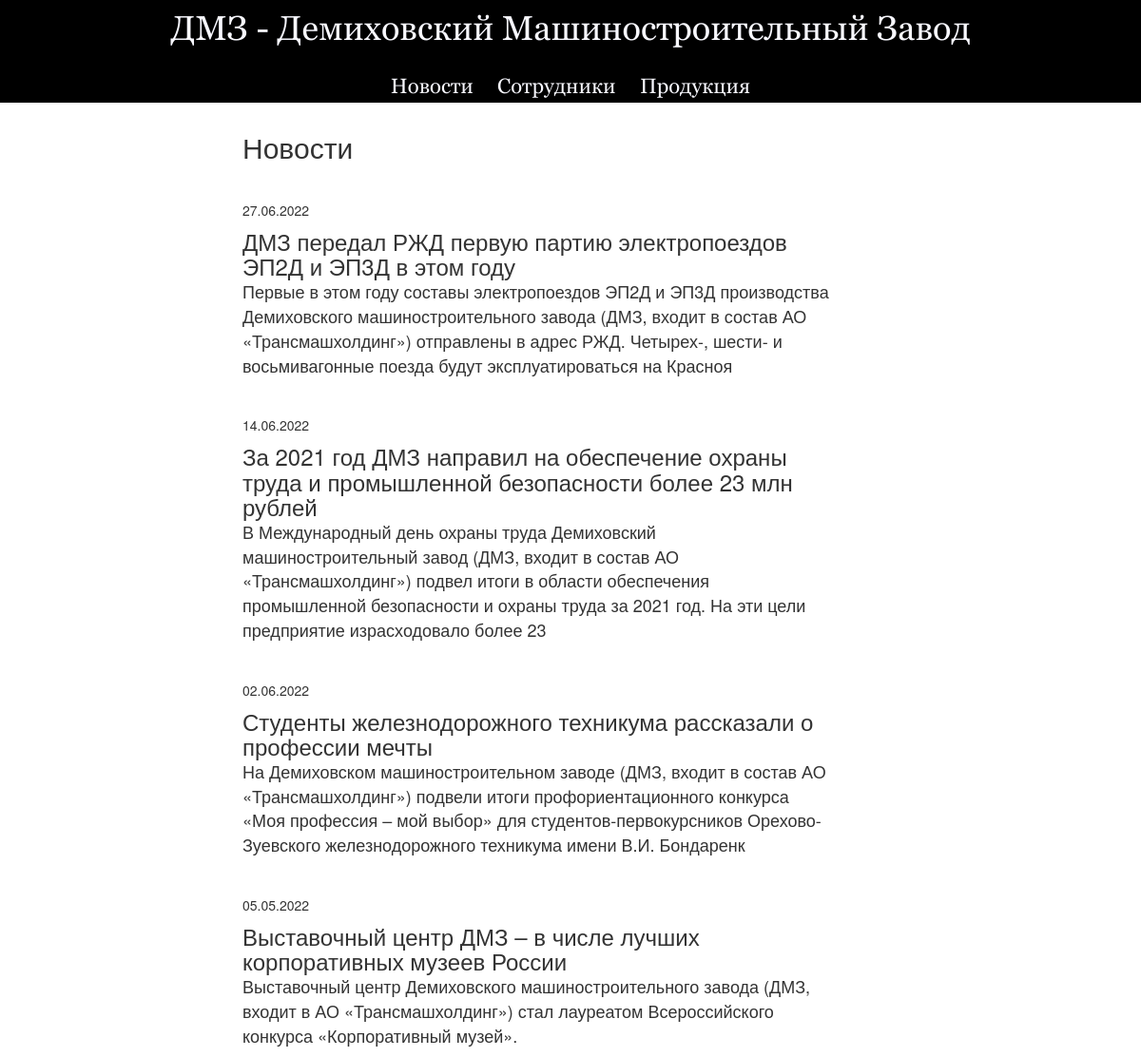
Page /catalog/ on the committed database.
### catalog/models.py (models this page shows, shortened)
class news(models.Model):
    id = models.BigAutoField(primary_key=True)
    title = models.CharField(max_length = 100)
    short_desc = models.CharField(max_length = 250)
    date = models.DateField(null=True, blank=True)
    text = models.TextField()
    class Meta:
        ordering = ["-date"]

### catalog/views.py (the view)
# urls.py: path('', views.index, name='index'),
def index(request):
    news1 = news.objects.all()
    return render(request, "index.html", {"news": news1})

### catalog/templates/index.html
{% extends "base_generic.html" %}
{% block content %}
<h2>Новости</h2>
   {% for item in news %}
<div class="news_block">
    <p class="date_news">{{ item.date|date:"d.m.Y" }}</p>
    <h3 class="news_list"><a href="{% url 'news_detail' item.id %}">{{item.title}}</a></h3>
    <p class="news_short_desc">{{ item.short_desc }}</p>
</div>
  {% endfor %}
{% endblock %}

### catalog/static/style.css (style rules this page uses)
* { margin: 0px; padding: 0px; box-sizing: border-box; }
a { color: inherit; text-decoration: none; display: inline-block; }
.date_news { display: inline-block; padding-right: 10px; }
.news_list { display: inline; font-size: 24px ; }
.news_block { margin-top: 40px; }
.news_short_desc { font-size: 18px; }

### rows in the picture
news: date "27.06.2022", title "ДМЗ передал РЖД первую партию электропоездов ЭП2Д и ЭП3Д в этом году", short_desc "Первые в этом году составы электропоездов ЭП2Д и ЭП3Д производства Демиховского машиностроительного завода (ДМЗ, входит в состав АО «Трансмашхолдинг») отправлены в адрес РЖД. Четырех-, шести- и восьмивагонные поезда будут эксплуатироваться на Красноя"
news: date "14.06.2022", title "За 2021 год ДМЗ направил на обеспечение охраны труда и промышленной безопасности более 23 млн рублей", short_desc "В Международный день охраны труда Демиховский машиностроительный завод (ДМЗ, входит в состав АО «Трансмашхолдинг») подвел итоги в области обеспечения промышленной безопасности и охраны труда за 2021 год. На эти цели предприятие израсходовало более 23"
news: date "02.06.2022", title "Студенты железнодорожного техникума рассказали о профессии мечты", short_desc "На Демиховском машиностроительном заводе (ДМЗ, входит в состав АО «Трансмашхолдинг») подвели итоги профориентационного конкурса «Моя профессия – мой выбор» для студентов-первокурсников Орехово-Зуевского железнодорожного техникума имени В.И. Бондаренк"
news: date "05.05.2022", title "Выставочный центр ДМЗ – в числе лучших корпоративных музеев России", short_desc "Выставочный центр Демиховского машиностроительного завода (ДМЗ, входит в АО «Трансмашхолдинг») стал лауреатом Всероссийского конкурса «Корпоративный музей»."
